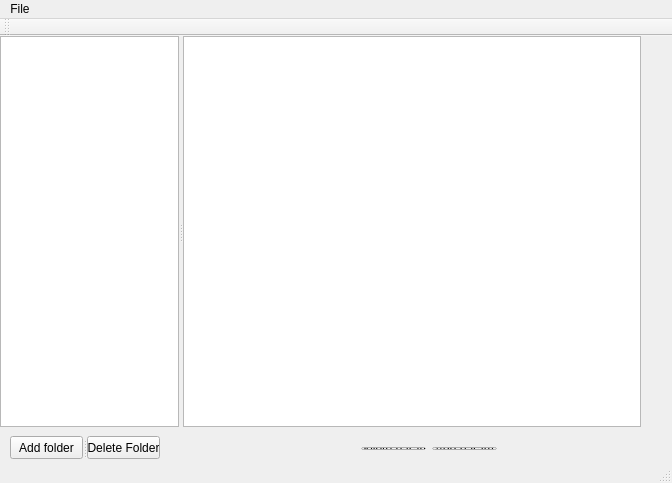
<?xml version="1.0" encoding="UTF-8"?>
<ui version="4.0">
 <class>MainWindow</class>
 <widget class="QMainWindow" name="MainWindow">
  <property name="geometry">
   <rect>
    <x>0</x>
    <y>0</y>
    <width>672</width>
    <height>483</height>
   </rect>
  </property>
  <property name="windowTitle">
   <string>MainWindow</string>
  </property>
  <widget class="QWidget" name="centralWidget">
   <widget class="QWidget" name="layoutWidget">
    <property name="geometry">
     <rect>
      <x>350</x>
      <y>400</y>
      <width>158</width>
      <height>25</height>
     </rect>
    </property>
    <layout class="QHBoxLayout" name="horizontalLayout">
     <item>
      <widget class="QPushButton" name="deleteParamButton">
       <property name="text">
        <string>Delete param</string>
       </property>
      </widget>
     </item>
     <item>
      <widget class="QPushButton" name="addButton">
       <property name="text">
        <string>Add param</string>
       </property>
      </widget>
     </item>
    </layout>
   </widget>
   <widget class="QSplitter" name="splitter_2">
    <property name="geometry">
     <rect>
      <x>10</x>
      <y>400</y>
      <width>150</width>
      <height>23</height>
     </rect>
    </property>
    <property name="orientation">
     <enum>Qt::Horizontal</enum>
    </property>
    <widget class="QPushButton" name="addFolderButton">
     <property name="text">
      <string>Add folder</string>
     </property>
    </widget>
    <widget class="QPushButton" name="deleteFolderButton">
     <property name="text">
      <string>Delete Folder</string>
     </property>
    </widget>
   </widget>
   <widget class="QSplitter" name="splitter">
    <property name="geometry">
     <rect>
      <x>0</x>
      <y>0</y>
      <width>641</width>
      <height>391</height>
     </rect>
    </property>
    <property name="orientation">
     <enum>Qt::Horizontal</enum>
    </property>
    <widget class="QTreeView" name="treeView">
     <property name="enabled">
      <bool>true</bool>
     </property>
     <property name="acceptDrops">
      <bool>false</bool>
     </property>
     <property name="sizeAdjustPolicy">
      <enum>QAbstractScrollArea::AdjustToContents</enum>
     </property>
     <property name="animated">
      <bool>true</bool>
     </property>
     <property name="allColumnsShowFocus">
      <bool>true</bool>
     </property>
     <attribute name="headerVisible">
      <bool>false</bool>
     </attribute>
    </widget>
    <widget class="QTableView" name="paramView">
     <property name="sizePolicy">
      <sizepolicy hsizetype="Fixed" vsizetype="Expanding">
       <horstretch>0</horstretch>
       <verstretch>0</verstretch>
      </sizepolicy>
     </property>
    </widget>
   </widget>
  </widget>
  <widget class="QMenuBar" name="menuBar">
   <property name="geometry">
    <rect>
     <x>0</x>
     <y>0</y>
     <width>672</width>
     <height>21</height>
    </rect>
   </property>
   <widget class="QMenu" name="menuFile">
    <property name="title">
     <string>File</string>
    </property>
    <addaction name="actionImport"/>
    <addaction name="actionExport"/>
    <addaction name="separator"/>
    <addaction name="actionexit"/>
   </widget>
   <addaction name="menuFile"/>
  </widget>
  <widget class="QToolBar" name="mainToolBar">
   <attribute name="toolBarArea">
    <enum>TopToolBarArea</enum>
   </attribute>
   <attribute name="toolBarBreak">
    <bool>false</bool>
   </attribute>
  </widget>
  <widget class="QStatusBar" name="statusBar"/>
  <action name="actionImport">
   <property name="text">
    <string>Import...</string>
   </property>
  </action>
  <action name="actionexit">
   <property name="text">
    <string>Exit</string>
   </property>
  </action>
  <action name="actionExport">
   <property name="text">
    <string>Export...</string>
   </property>
  </action>
 </widget>
 <layoutdefault spacing="6" margin="11"/>
 <resources/>
 <connections/>
</ui>
